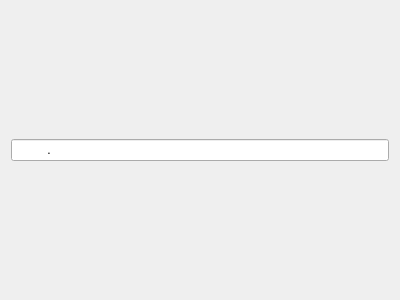
<?xml version="1.0" encoding="UTF-8"?>
<ui version="4.0">
 <class>Form</class>
 <widget class="QWidget" name="Form">
  <property name="geometry">
   <rect>
    <x>0</x>
    <y>0</y>
    <width>400</width>
    <height>300</height>
   </rect>
  </property>
  <property name="windowTitle">
   <string>Form</string>
  </property>
  <layout class="QGridLayout" name="gridLayout">
   <item row="0" column="0">
    <widget class="QLineEdit" name="lineEdit">
     <property name="inputMask">
      <string>0000000000.0000000000; </string>
     </property>
    </widget>
   </item>
  </layout>
 </widget>
 <resources/>
 <connections/>
</ui>
